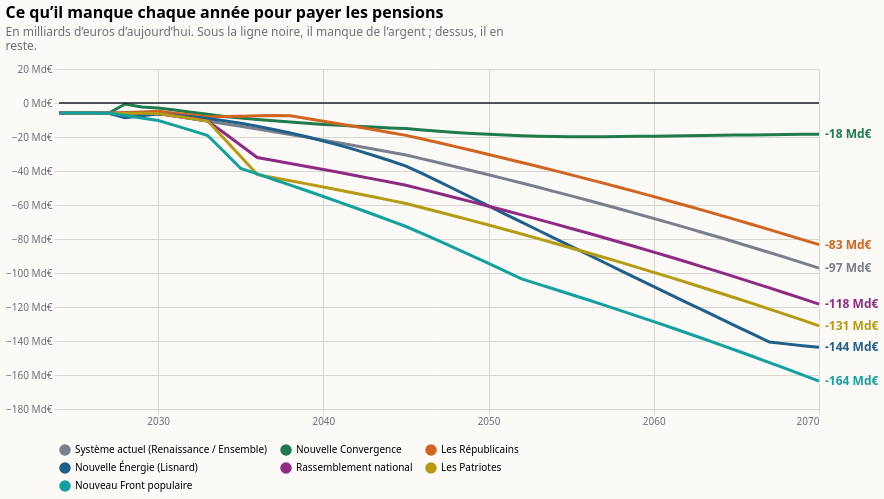

The Vega-Lite source for this figure:
### Vega-Lite specification from a JSON file in a GitHub repository (floating-point values rounded to 4 significant figures; data arrays with more than 128 entries replaced by an {"elided": "..."} marker saying what was removed)
{"$schema": "https://vega.github.io/schema/vega-lite/v6.json", "title": {"text": "Ce qu’il manque chaque année pour payer les pensions", "subtitle": ["En milliards d’euros d’aujourd’hui. Sous la ligne noire, il manque de l’argent ; dessus, il en", "reste."], "anchor": "start", "fontSize": 16, "subtitleColor": "#6b6f7b", "subtitlePadding": 6, "offset": 12}, "background": "#fbfaf7", "config": {"font": "system-ui, sans-serif", "axis": {"gridColor": "#d9d6cf", "labelColor": "#6b6f7b", "domain": false, "tickColor": "#d9d6cf"}, "legend": {"orient": "bottom", "columns": 3, "labelLimit": 2000, "symbolOpacity": 1}, "view": {"stroke": null}}, "width": 760, "height": 340, "data": {"values": {"elided": "329 records"}}, "encoding": {"x": {"field": "annee", "type": "quantitative", "scale": {"domain": [2024, 2070]}, "axis": {"format": "d", "title": null, "values": [2030, 2040, 2050, 2060, 2070]}}, "y": {"field": "valeur", "type": "quantitative", "scale": {"zero": true, "padding": 12}, "axis": {"title": null, "labelExpr": "replace(format(datum.value, ',.0f'), ',', ' ') + ' Md€'", "tickCount": 7}}, "color": {"field": "programme", "type": "nominal", "title": null, "sort": ["Système actuel (Renaissance / Ensemble)", "Nouvelle Convergence", "Les Républicains", "Nouvelle Énergie (Lisnard)", "Rassemblement national", "Les Patriotes", "Nouveau Front populaire"], "scale": {"domain": ["Système actuel (Renaissance / Ensemble)", "Nouvelle Convergence", "Les Républicains", "Nouvelle Énergie (Lisnard)", "Rassemblement national", "Les Patriotes", "Nouveau Front populaire"], "range": ["#7a7f8c", "#1f7a4d", "#d1641f", "#1f5f8b", "#8e2a84", "#b59a12", "#12a0a0"]}, "legend": {"orient": "bottom", "columns": 3, "labelLimit": 2000}}}, "layer": [{"mark": {"type": "line", "strokeWidth": 3}}, {"data": {"values": [{"y": 0}]}, "mark": {"type": "rule", "strokeWidth": 1.5}, "encoding": {"x": {"value": 0}, "x2": {"value": 760}, "y": {"field": "y", "type": "quantitative"}, "color": {"value": "#1b1f2a"}}}, {"data": {"values": [{"annee": 2070, "programme": "Système actuel (Renaissance / Ensemble)", "valeur": -97.1, "etiquette": "-97 Md€"}, {"annee": 2070, "programme": "Nouvelle Convergence", "valeur": -18.34, "etiquette": "-18 Md€"}, {"annee": 2070, "programme": "Les Républicains", "valeur": -83.34, "etiquette": "-83 Md€"}, {"annee": 2070, "programme": "Nouvelle Énergie (Lisnard)", "valeur": -143.7, "etiquette": "-144 Md€"}, {"annee": 2070, "programme": "Rassemblement national", "valeur": -118.3, "etiquette": "-118 Md€"}, {"annee": 2070, "programme": "Les Patriotes", "valeur": -131.1, "etiquette": "-131 Md€"}, {"annee": 2070, "programme": "Nouveau Front populaire", "valeur": -163.6, "etiquette": "-164 Md€"}]}, "mark": {"type": "text", "align": "left", "dx": 6, "fontSize": 12, "fontWeight": "bold"}, "encoding": {"text": {"field": "etiquette"}}}]}
